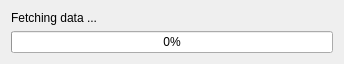
<?xml version="1.0" encoding="UTF-8"?>
<ui version="4.0">
 <class>Dialog</class>
 <widget class="QDialog" name="Dialog">
  <property name="geometry">
   <rect>
    <x>0</x>
    <y>0</y>
    <width>344</width>
    <height>50</height>
   </rect>
  </property>
  <property name="windowTitle">
   <string>Progress dialog</string>
  </property>
  <layout class="QVBoxLayout" name="verticalLayout">
   <item>
    <widget class="QLabel" name="label">
     <property name="text">
      <string>Fetching data ...</string>
     </property>
    </widget>
   </item>
   <item>
    <widget class="QProgressBar" name="progressBar">
     <property name="value">
      <number>0</number>
     </property>
    </widget>
   </item>
  </layout>
 </widget>
 <resources/>
 <connections/>
</ui>
